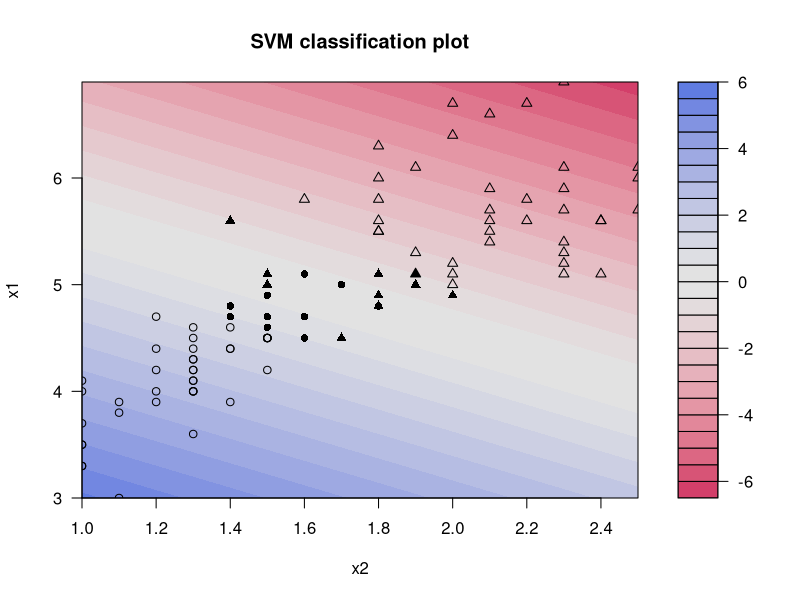

This chart was generated by the following R code:
library(kernlab)
library(ggplot2)
set.seed(6) #reproducibility


#рандомная выборка с нормальным распределением
#x <- rbind(matrix(rnorm(120), , 2), matrix(rnorm(120, mean = 3), , 2)) #vector with 120 rows and 2 columns
#y <- c(rep(1, 60), rep(-1, 60))

up <- 51
bot <- 150
x <- iris[up:bot, 3:4]
y <- c(rep(1,50), rep(-1, 50))
d <- data.frame(x=x,y=y)
names(d)<-c("x1", "x2", "y")
#qplot(x1, x2, data = d, color = factor(y)) + geom_point(shape = 1)
svp <- ksvm(y ~ x1 + x2, data = d, type = "C-svc", C = 1, kernel = "vanilladot", scaled = c())
plot(svp, data = d)
ymat <- ymatrix(svp)
#xlim = c(-5, 5), ylim = c(-3, 3),
#plot(c(min(x[,1]), max(x[,1])),c(min(x[,2]), max(x[,2])),type='n',xlab= "Petal.Length", ylab = "Petal.Width", main = "SVM. Линейно неразделимая выборка. Линейное ядро. С = 1")
#points(x[-SVindex(svp),1], x[-SVindex(svp),2], pch = ifelse(ymat[-SVindex(svp)] < 0, 2, 1))
#points(x[SVindex(svp),1], x[SVindex(svp),2], pch = ifelse(ymat[SVindex(svp)] < 0, 17, 16))

w <- colSums(coef(svp)[[1]] * x[SVindex(svp),])
b <- b(svp)
#w
# Draw the lines
#abline(b/w[2], -w[1]/w[2])
#abline((b+1)/w[2],-w[1]/w[2],lty=2)
#abline((b-1)/w[2],-w[1]/w[2],lty=2)



#typeof(w)
#as.double(d[1,1:2])
#ROC <- function(d, w) {
#  len <- dim(d)[1]
#  FRP <- vector()
#  TRP <- vector()
#  l_min <- 0
#  l_plu <- 0
#  func <- matrix(0,0,2)
#  for (i in 1:len) {
#    if (d[i,3] == -1) l_min <- l_min + 1
#    if (d[i,3] == 1) l_plu <- l_plu + 1
#    #d[i] <- c(d[i,], as.double(w %*% as.double(d[i, 1:2])))
#    func <- rbind(func, c(i, as.double(w %*% as.double(d[i, 1:2]))))
#  }
#  d <- cbind(d, func[,2])
#  d <- d[order(d[,4], decreasing = TRUE),]
#
#  FRP[1] <- 0
#  TRP[1] <- 0
#  AUC <- 0
#
#  for (i in 1:len) {
#    if (d[i, 3] ==  -1) {
#      FRP[i + 1] <- FRP[i] + 1 / l_min
#      TRP[i + 1] <- TRP[i]
#      AUC <- AUC + TRP[i + 1] / l_min
#    } else {
#      FRP[i + 1] <- FRP[i]
#      TRP[i + 1] <- TRP[i] + 1 / l_plu
#    }
#  }
#
#  plot(c(0, 1), c(0, 1), type = "n", xlab = "FRP", ylab = "TRP", main = "ROC-кривая")
#  points(FRP, TRP, type = "l")
#  legend("bottomright", paste("AUC = ", AUC))
#  abline(1, 0)
#
#}
#
#ROC(d, w)
